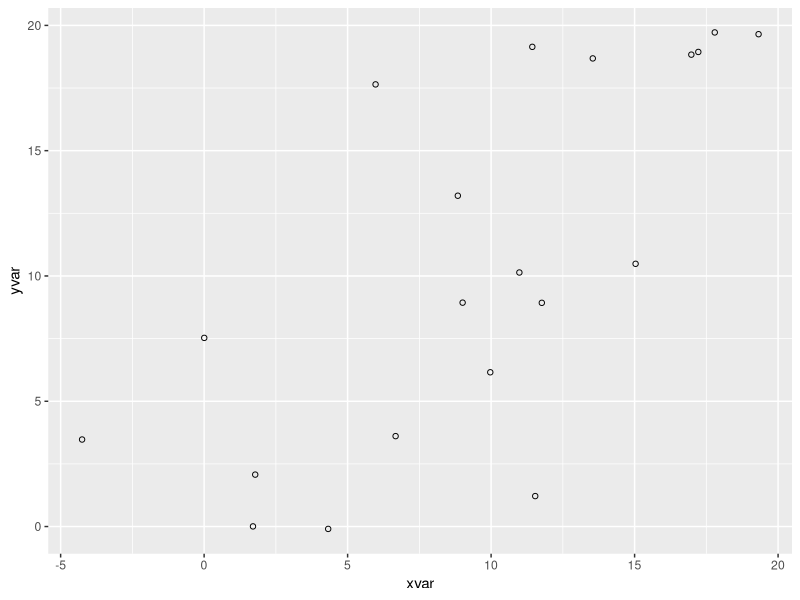
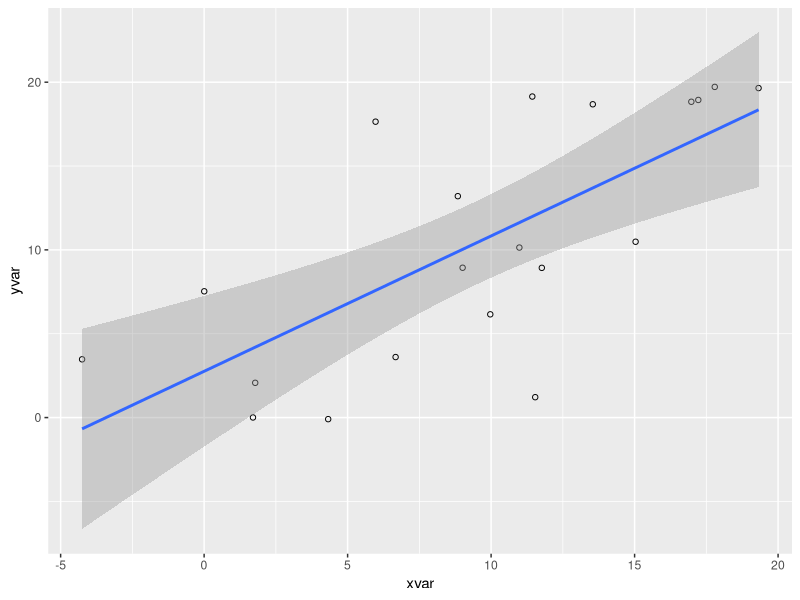
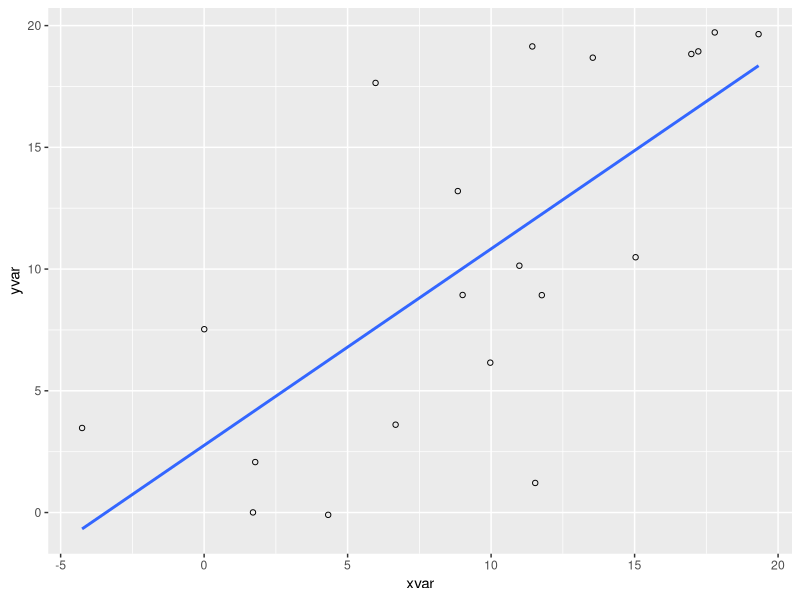
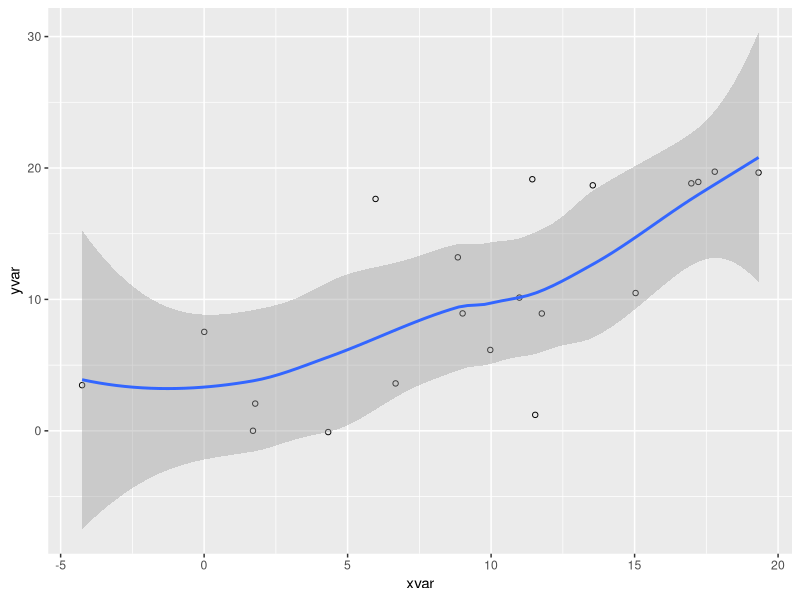
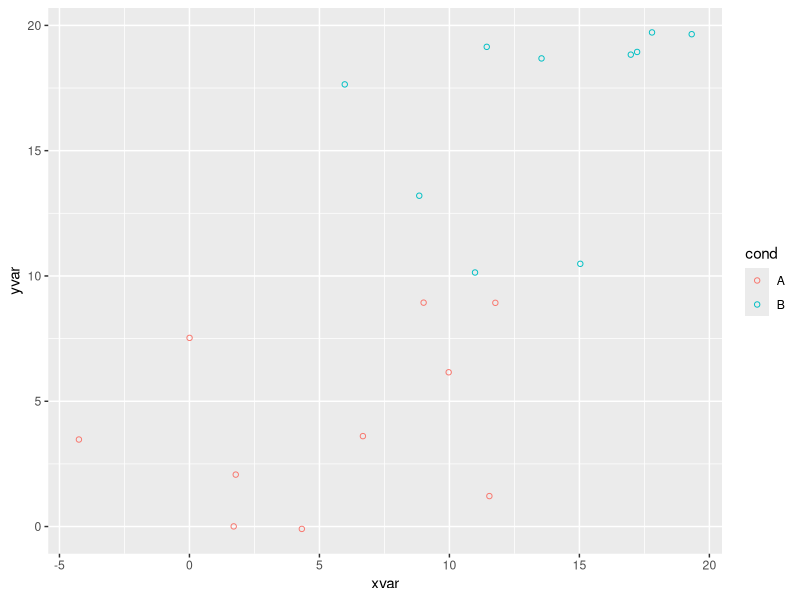
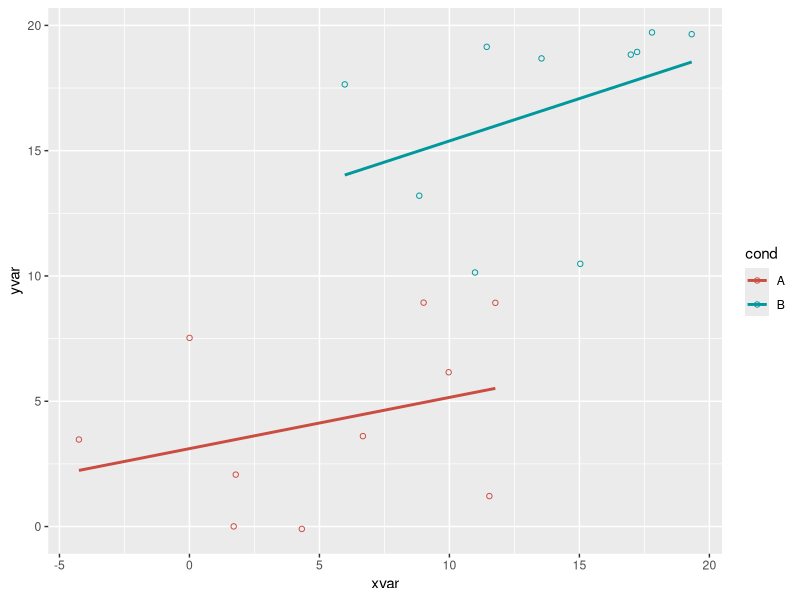
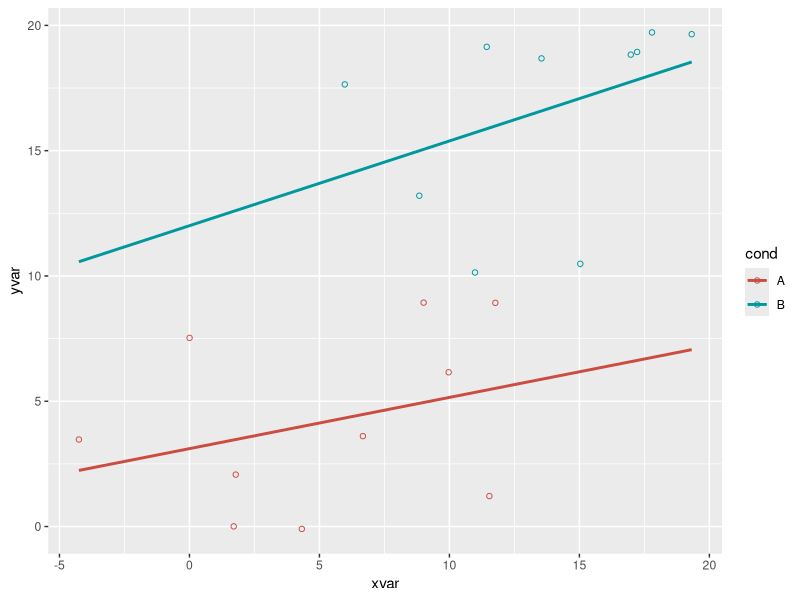
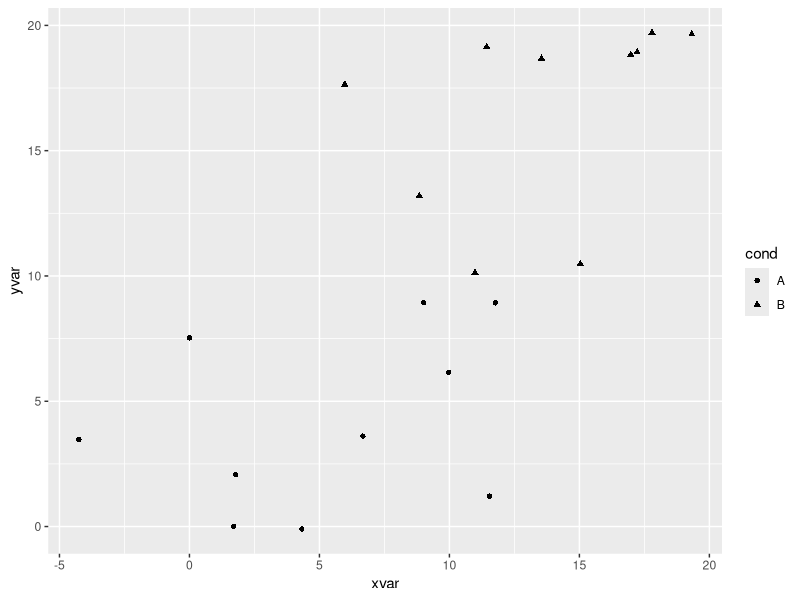

Write R code to recreate these figures, in order.
set.seed(955)
# Make some noisily increasing data
dat <- data.frame(cond = rep(c("A", "B"), each=10),
                  xvar = 1:20 + rnorm(20,sd=3),
                  yvar = 1:20 + rnorm(20,sd=3))
head(dat)
#>   cond      xvar         yvar
#> 1    A -4.252354  3.473157275
#> 2    A  1.702318  0.005939612
#> 3    A  4.323054 -0.094252427
#> 4    A  1.780628  2.072808278
#> 5    A 11.537348  1.215440358
#> 6    A  6.672130  3.608111411

library(ggplot2)

ggplot(dat, aes(x=xvar, y=yvar)) +
  geom_point(shape=1)      # Use hollow circles

ggplot(dat, aes(x=xvar, y=yvar)) +
  geom_point(shape=1) +    # Use hollow circles
  geom_smooth(method=lm)   # Add linear regression line 
#  (by default includes 95% confidence region)

ggplot(dat, aes(x=xvar, y=yvar)) +
  geom_point(shape=1) +    # Use hollow circles
  geom_smooth(method=lm,   # Add linear regression line
              se=FALSE)    # Don't add shaded confidence region


ggplot(dat, aes(x=xvar, y=yvar)) +
  geom_point(shape=1) +    # Use hollow circles
  geom_smooth()            # Add a loess smoothed fit curve with confidence region
#> `geom_smooth()` using method = 'loess'


##########Set color/shape by another variable

# Set color by cond
ggplot(dat, aes(x=xvar, y=yvar, color=cond)) + geom_point(shape=1)

# Same, but with different colors and add regression lines
ggplot(dat, aes(x=xvar, y=yvar, color=cond)) +
  geom_point(shape=1) +
  scale_colour_hue(l=50) + # Use a slightly darker palette than normal
  geom_smooth(method=lm,   # Add linear regression lines
              se=FALSE)    # Don't add shaded confidence region

# Extend the regression lines beyond the domain of the data
ggplot(dat, aes(x=xvar, y=yvar, color=cond)) + geom_point(shape=1) +
  scale_colour_hue(l=50) + # Use a slightly darker palette than normal
  geom_smooth(method=lm,   # Add linear regression lines
              se=FALSE,    # Don't add shaded confidence region
              fullrange=TRUE) # Extend regression lines


# Set shape by cond
ggplot(dat, aes(x=xvar, y=yvar, shape=cond)) + geom_point()

# Same, but with different shapes
ggplot(dat, aes(x=xvar, y=yvar, shape=cond,color=cond)) + geom_point() +
  scale_shape_manual(values=c(1,2))  # Use a hollow circle and triangle
